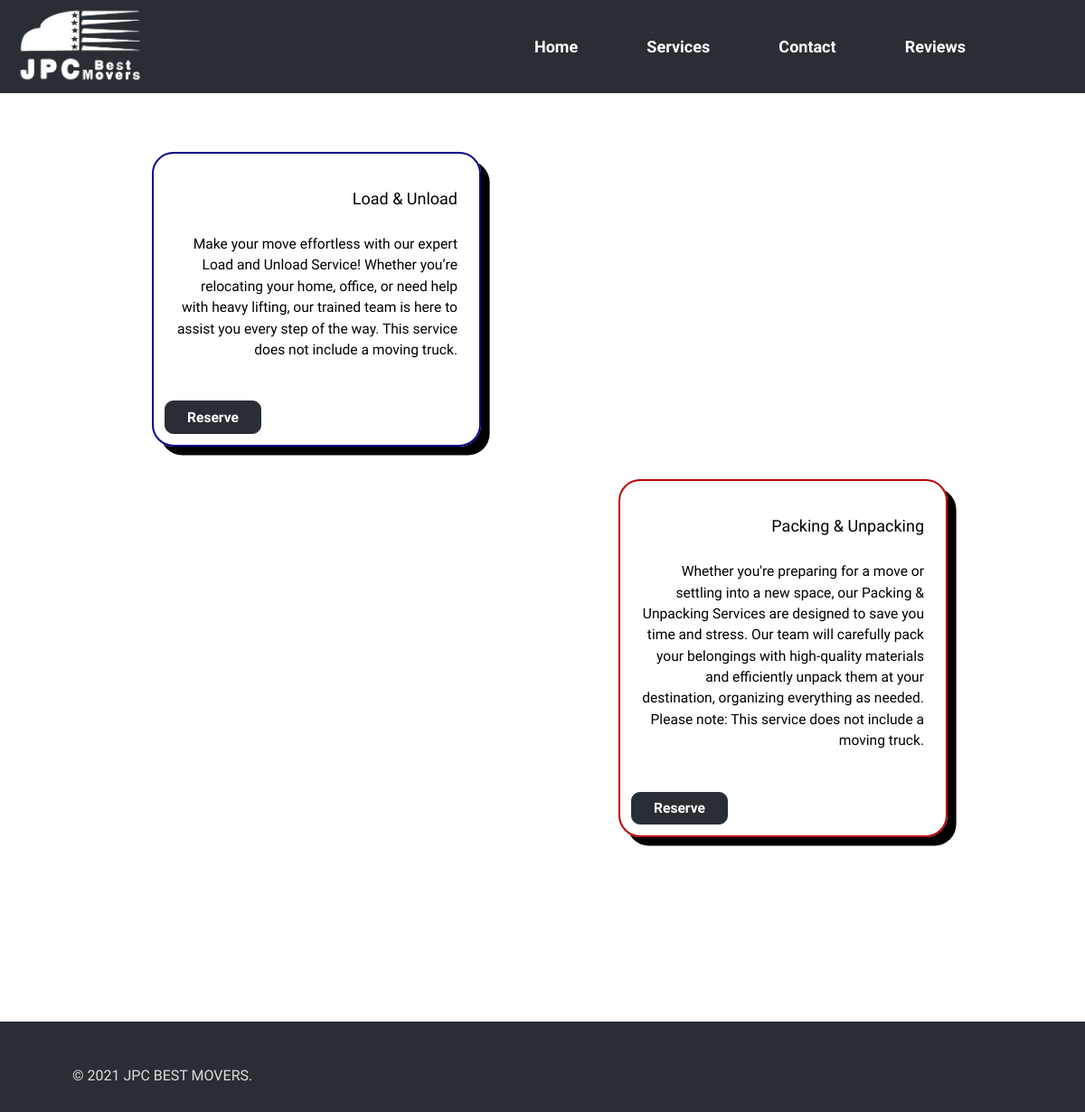
Page /services/ on the committed database.
### moving/models.py (models this page shows, shortened)
class Service(models.Model):
    name = models.CharField(max_length=100)
    description = models.TextField()
    base_price_per_hour = models.DecimalField(max_digits=6, decimal_places=2)

### moving/views.py (the view)
# urls.py: path('services/', views.services_view, name='services'),
def services_view(request):
    services = Service.objects.all()
    return render(request, 'services.html', {'services': services})

### moving/templates/moving/services.html (shortened to what this page needs)
{% extends 'base.html' %}
{% block content %}
{% load static %}
    <head>
    </head>
    <body>
<main class="central">
        {% for service in services %}
            <div class="box{% cycle '1' '2' %}">
                <h4>{{ service.name }}</h4>
                <h5>{{ service.description }}</h5>
                <a href="{% url 'make_reservation' %}" class="glass-button">Reserve</a>
            </div>
        {% endfor %}
</main>
</body>
{% endblock %}

### moving/templates/moving/base.html (shortened to what this page needs)
<!DOCTYPE html>
{% load static %}
<html lang="en">
<head>
<link href= "{% static 'base.css' %}" rel="stylesheet"></link>
</head>
<body>
        <nav class="grid">
            <div>
            <img src="{% static 'Images/nobacklog.png' %}" alt="Logo" style="width: 80%;">
            </div>
            <section>
                <ul>
                <li style="display: inline-block;"><a href="{% url 'index' %}">Home</a></li>
                <li style="display: inline-block;"><a href="{% url 'services' %}">Services</a></li>
                <li style="display: inline-block;"><a href="{% url 'contact' %}">Contact</a></li>
                <li style="display: inline-block;"><a href="{% url 'reviews' %}"> Reviews </a></li>
                </ul>
            </section>
        </nav>
    {% block content %}
    {% endblock %}
        <div style="position:relative;">
            <div style="color:#ddd;background-color:#282E34;text-align:center;padding:50px 80px;text-align: justify;">
                <footer>&copy; 2021 JPC BEST MOVERS.</footer>
            </div>
          </div>
</body>
</html>

### static/base.css (style rules this page uses)
body, html { font-family: 'Oswald', sans-serif; margin: 0; height: 100%; }
main { background-color: white; }
nav { background-color: #282E34; position: fixed; width: 100%; margin: auto; text-align: right; z-index: 1; text-decoration: none; }
img { display: block; margin-left: auto; margin-right: auto; width: 50%; }
.grid { display: grid; grid-template-columns: 15vw 80vw; grid-template-rows: auto; }
.central { padding: 14vw 14vw; }
.box1, .box2 { border-radius: 2vw; width: 28vw; height: auto; border: 0.2vw solid; box-shadow: 0.8vw 0.8vw; padding: 1vw; margin-bottom: 3vw; }
.box1 { border-color: #00008B; box-shadow: #00008B; }
.box2 { border-color: #BF0000; box-shadow: #BF0000; position: relative; left: 43vw; }
.glass-button { background-color: #282E34; color: white; font-size: 1.3vw; font-weight: 600; padding: 0.7vw 2vw; border: 0.15vw solid #282E34; border-radius: 0.8vw; transition: all 0.25s ease-in-out; cursor: pointer; display: inline-block; margin-top: 1.5vw; text-align: center; text-decoration: none; }
h1, h2, h3, h4, h5, h6, p { font-weight: 400; line-height: 1.5; color: rgb(0, 0, 0); text-align: center; padding: 0 1vw; }
h4 { font-size: 1.5vw; }
h5 { font-size: 1.3vw; }
a, a:visited { text-decoration: none; color: white; font-size: 1.5vw; }
ul, li { list-style: none; padding: 1vw 3vw; font-size: 1.4vw; font-weight: 600; text-decoration: none; display: block; }
footer { position: absolute; bottom: 1; }

### moving/templates/moving/services.html (style rules this page uses)
h1, h2, h3, h4, h5, h6, p { font-weight: 400; line-height: 1.5; color: rgb(0, 0, 0); text-align: right; padding: 0 1vw; }

### rows in the picture
Service: name "Load & Unload", description "Make your move effortless with our expert Load and Unload Service! Whether you’re relocating your home, office, or need help with heavy lifting, our trained team is here to assist you every step of the way. This service does not include a moving truck."
Service: name "Packing & Unpacking", description "Whether you're preparing for a move or settling into a new space, our Packing & Unpacking Services are designed to save you time and stress. Our team will carefully pack your belongings with high-quality materials and efficiently unpack them at your destination, organizing everything as needed. Please note: This service does not include a moving truck."
